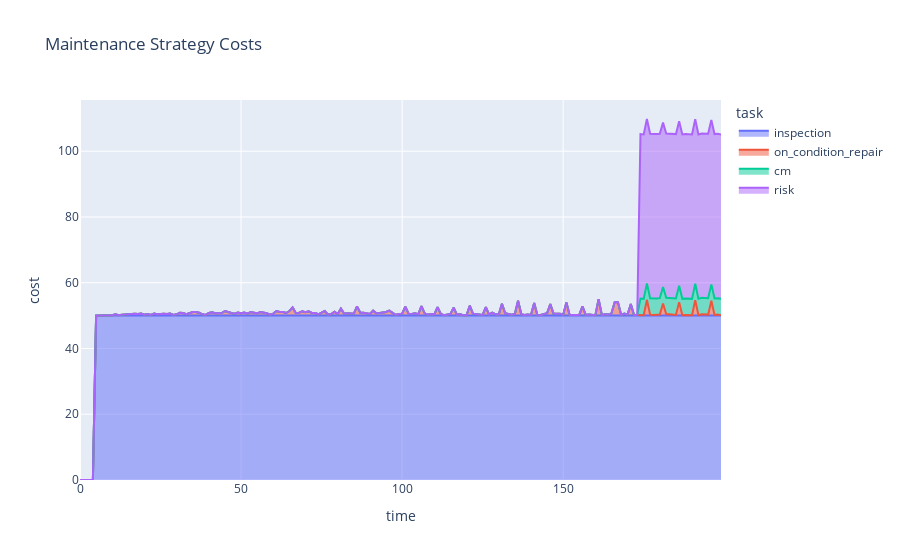

The notebook cell saved with this chart:
### Markdown cell above
## Maintenance Strategy
The maintenance strategy...

### Code cell
fm = FailureMode().set_demo()

fm.conditions['wall_thickness'] = Condition(100, 0, 'linear', [-5])
fm.tasks['inspection'].p_effective = 1

fm.reset()

fm.mc_timeline(t_end=200, n_iterations=1000)

df = fm.expected_cost_df()

fig = px.area(df, x="time", y="cost", color="task", title='Maintenance Strategy Costs')
fig.show()

### Figure 1 — Plotly figure (JSON) as saved in the notebook; plotly's stock layout.template omitted (floating-point values rounded to 4 significant figures; data arrays with more than 128 entries replaced by an {"elided": "..."} marker saying what was removed)
{"data": [{"hovertemplate": "task=inspection<br>time=%{x}<br>cost=%{y}<extra></extra>", "legendgroup": "inspection", "line": {"color": "#636efa"}, "mode": "lines", "name": "inspection", "orientation": "v", "showlegend": true, "stackgroup": "1", "type": "scatter", "x": {"elided": "200 int values"}, "xaxis": "x", "y": {"elided": "200 int values"}, "yaxis": "y"}, {"hovertemplate": "task=on_condition_repair<br>time=%{x}<br>cost=%{y}<extra></extra>", "legendgroup": "on_condition_repair", "line": {"color": "#EF553B"}, "mode": "lines", "name": "on_condition_repair", "orientation": "v", "showlegend": true, "stackgroup": "1", "type": "scatter", "x": {"elided": "200 int values"}, "xaxis": "x", "y": {"elided": "200 float values"}, "yaxis": "y"}, {"hovertemplate": "task=cm<br>time=%{x}<br>cost=%{y}<extra></extra>", "legendgroup": "cm", "line": {"color": "#00cc96"}, "mode": "lines", "name": "cm", "orientation": "v", "showlegend": true, "stackgroup": "1", "type": "scatter", "x": {"elided": "200 int values"}, "xaxis": "x", "y": {"elided": "200 int values"}, "yaxis": "y"}, {"hovertemplate": "task=risk<br>time=%{x}<br>cost=%{y}<extra></extra>", "legendgroup": "risk", "line": {"color": "#ab63fa"}, "mode": "lines", "name": "risk", "orientation": "v", "showlegend": true, "stackgroup": "1", "type": "scatter", "x": {"elided": "200 int values"}, "xaxis": "x", "y": {"elided": "200 int values"}, "yaxis": "y"}], "layout": {"legend": {"title": {"text": "task"}, "tracegroupgap": 0}, "title": {"text": "Maintenance Strategy Costs"}, "xaxis": {"anchor": "y", "domain": [0, 1], "title": {"text": "time"}}, "yaxis": {"anchor": "x", "domain": [0, 1], "title": {"text": "cost"}}}}
